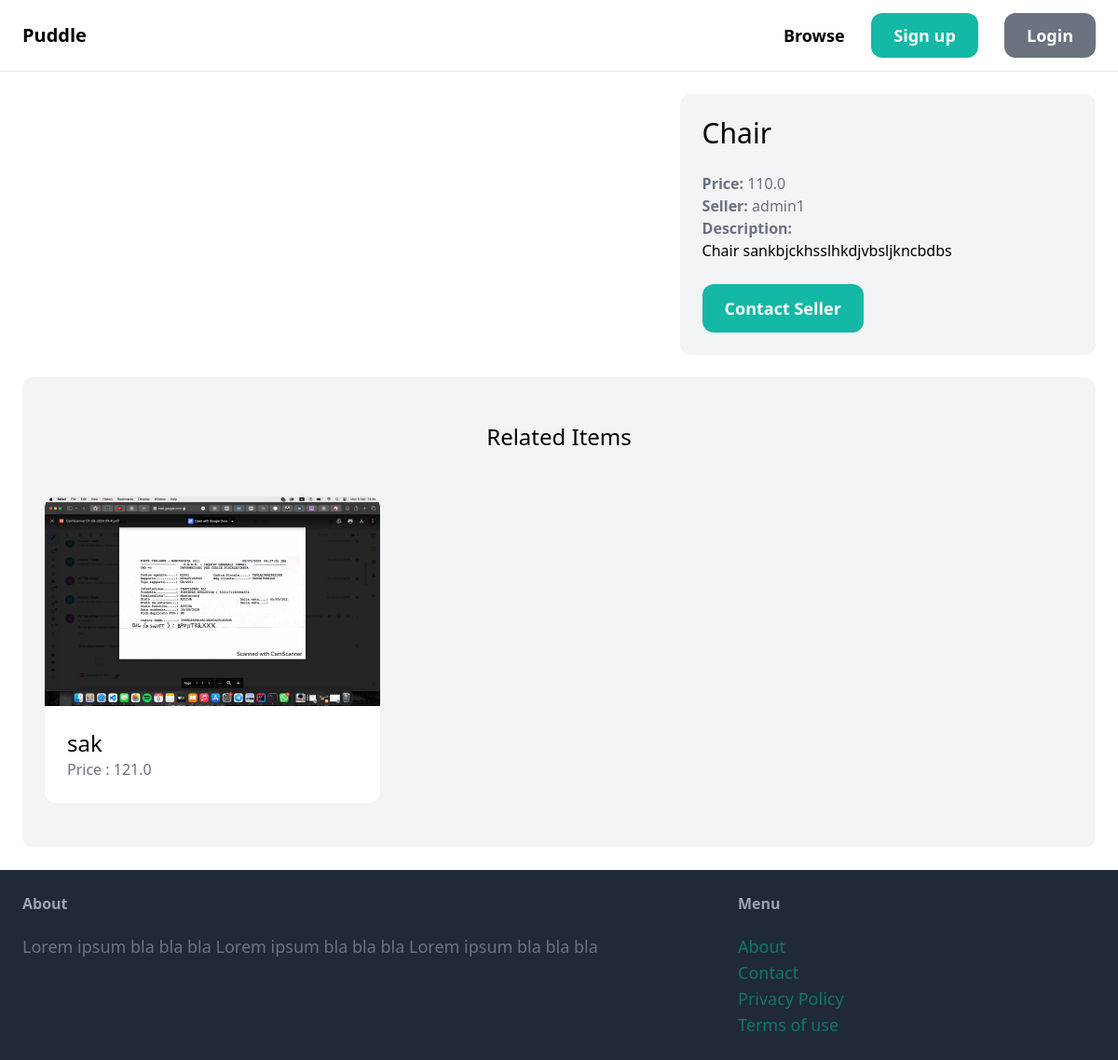
Page /items/4/ on the committed database.
### item/models.py (models this page shows, shortened)
class Item(models.Model):
    category = models. ForeignKey (Category, related_name='items', on_delete= models. CASCADE)
    name = models.CharField(max_length=255)
    description = models.TextField(blank=True, null=True)
    price = models.FloatField()
    image = models.ImageField(upload_to='item_images' ,  blank=True , null=True)
    is_sold = models.BooleanField(default=False)
    created_by = models.ForeignKey(User , related_name = 'items' ,  on_delete=models.CASCADE)
    created_at = models.DateTimeField(auto_now_add=True)

### item/views.py (the view)
# urls.py: path('<int:pk>/' , views.detail , name='detail')
def detail(request,  pk):
    item = get_object_or_404(Item , pk = pk)
    related_items = Item.objects.filter(category = item.category, is_sold = False).exclude(pk=pk)[0:3]
    return render(request , 'item/detail.html', {
        'item' : item,
        'related_items' : related_items
    })

### item/templates/item/detail.html (shortened to what this page needs)
{% extends 'core/base.html'%} {% block title %} {{item.name}} {% endblock %} {%
block content %} {%block content%}
<div class="grid grid-cols-5 gap-6">
  <div class="col-span-3">
  </div>
  <div class="col-span-2 p-6 bg-gray-100 rounded-xl">
    <h1 class="mb-6 text-3xl">{{item.name}}</h1>
    <p class="text-gray-500"><strong>Price: </strong>{{item.price}}</p>
    <p class="text-gray-500">
      <strong>Seller: </strong>{{item.created_by.username}}
    </p>
    {% if item.description %}
        <strong class="text-gray-500">Description:</strong><br />
        {{ item.description }}
    {% endif %}
    <a href="#" class="inline-block mt-6 px-6 py-3 text-lg font-semibold bg-teal-500 text-white rounded-xl hover:bg-teal-700">Contact Seller</a>
  </div>
</div>
<div class="mt-6 px-6 py-12 bg-gray-100 rounded-xl">
  <h2 class="mb-12 text-2xl text-center">Related Items</h2>
  <div class="grid grid-cols-3 gap-3">
    {% for item in related_items %}
    <div>
      <a href="{% url 'item:detail' item.id %}">
        <div>
          <img src="{{ item.image.url }}" alt="" class="rounded-t-xl" />
        </div>
        <div class="p-6 bg-white rounded-b-xl">
          <h2 class="text-2xl">{{ item.name }}</h2>
          <p class="text-gray-500">Price : {{item.price}}</p>
        </div>
      </a>
    </div>
    {%endfor%}
  </div>
</div>
{% endblock %}

### rows in the picture
Item: name "Chair", price "110.0", created_by.username "admin1", description "Chair sankbjckhsslhkdjvbsljkncbdbs"
Item: image (picture), name "sak", price "121.0"
